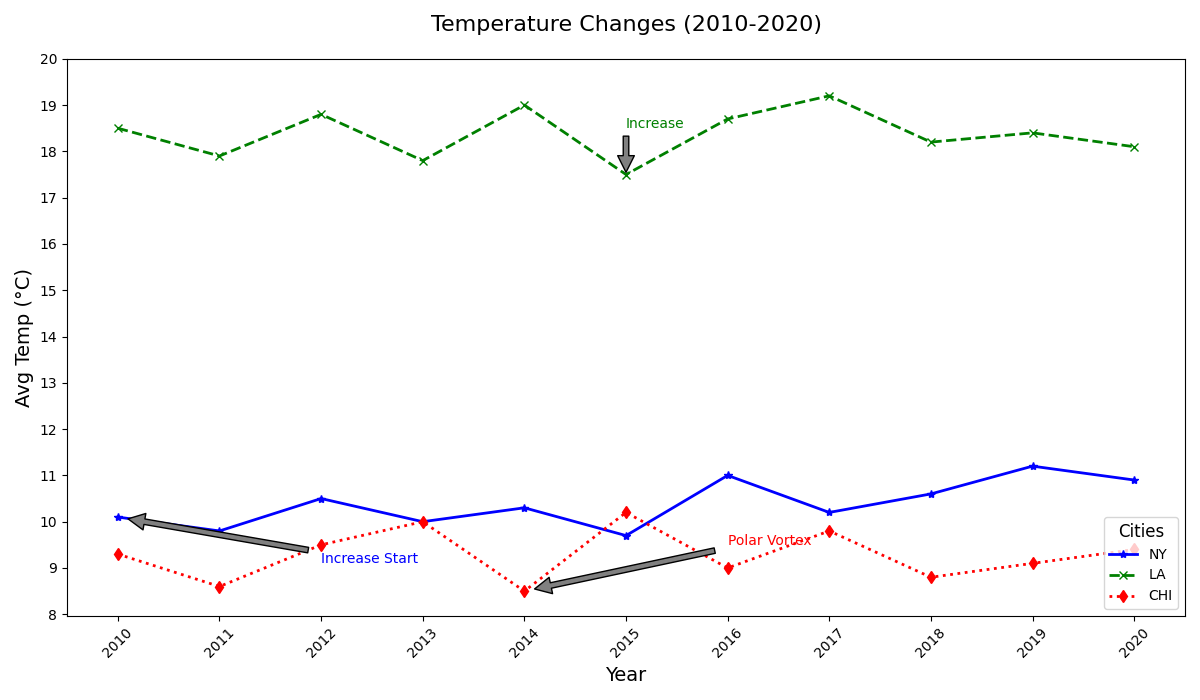

The Python source for this figure:
import matplotlib.pyplot as plt
import numpy as np

years = np.arange(2010, 2021)
ny_temps = np.array([10.1, 9.8, 10.5, 10.0, 10.3, 9.7, 11.0, 10.2, 10.6, 11.2, 10.9])
la_temps = np.array([18.5, 17.9, 18.8, 17.8, 19.0, 17.5, 18.7, 19.2, 18.2, 18.4, 18.1])
chicago_temps = np.array([9.3, 8.6, 9.5, 10.0, 8.5, 10.2, 9.0, 9.8, 8.8, 9.1, 9.4])

plt.figure(figsize=(12, 7))

# Altering stylistic elements
plt.plot(years, ny_temps, marker='*', label='NY', linestyle='-', linewidth=2, color='blue')
plt.plot(years, la_temps, marker='x', label='LA', linestyle='--', linewidth=2, color='green')
plt.plot(years, chicago_temps, marker='d', label='CHI', linestyle=':', linewidth=2, color='red')

# Updating annotations
plt.annotate('Increase Start', xy=(2010, ny_temps[0]), xytext=(2012, ny_temps[0] - 1),
             arrowprops=dict(facecolor='gray', shrink=0.05), fontsize=10, color='blue')
plt.annotate('Increase', xy=(2015, la_temps[5]), xytext=(2015, la_temps[5] + 1),
             arrowprops=dict(facecolor='gray', shrink=0.05), fontsize=10, color='green')
plt.annotate('Polar Vortex', xy=(2014, chicago_temps[4]), xytext=(2016, chicago_temps[4] + 1),
             arrowprops=dict(facecolor='gray', shrink=0.05), fontsize=10, color='red')

plt.title('Temperature Changes (2010-2020)', fontsize=16, pad=20)
plt.xlabel('Year', fontsize=14)
plt.ylabel('Avg Temp (°C)', fontsize=14)
plt.xticks(years, rotation=45)
plt.yticks(np.arange(8, 21, 1))

# Randomizing some stylistic grid and legend elements
plt.grid(False)
plt.legend(loc='lower right', fontsize=10, title='Cities', title_fontsize='12')

plt.tight_layout()
plt.show()
